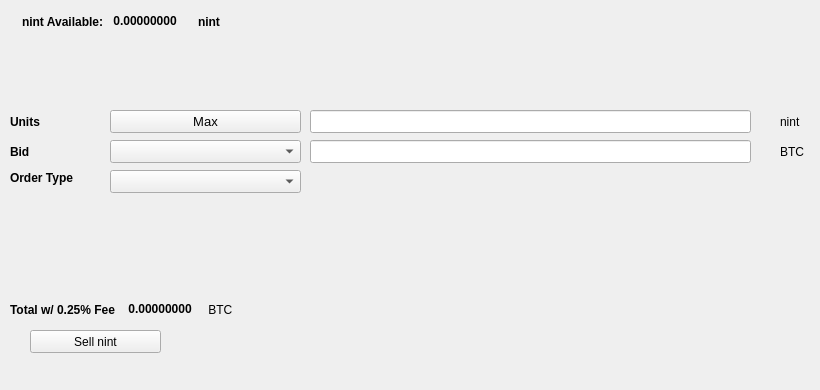
   <widget class="QWidget" name="SellTab">
    <attribute name="title">
     <string>Sell</string>
    </attribute>
    <widget class="QLabel" name="label_16">
     <property name="geometry">
      <rect>
       <x>780</x>
       <y>140</y>
       <width>31</width>
       <height>23</height>
      </rect>
     </property>
     <property name="text">
      <string>BTC</string>
     </property>
    </widget>
    <widget class="QComboBox" name="SellBidcomboBox">
     <property name="geometry">
      <rect>
       <x>110</x>
       <y>140</y>
       <width>191</width>
       <height>23</height>
      </rect>
     </property>
     <property name="font">
      <font>
       <pointsize>10</pointsize>
      </font>
     </property>
    </widget>
    <widget class="QLabel" name="label_18">
     <property name="geometry">
      <rect>
       <x>10</x>
       <y>110</y>
       <width>46</width>
       <height>23</height>
      </rect>
     </property>
     <property name="font">
      <font>
       <weight>75</weight>
       <bold>true</bold>
      </font>
     </property>
     <property name="text">
      <string>Units</string>
     </property>
    </widget>
    <widget class="QPushButton" name="Sell_Max_Amount">
     <property name="geometry">
      <rect>
       <x>110</x>
       <y>110</y>
       <width>191</width>
       <height>23</height>
      </rect>
     </property>
     <property name="font">
      <font>
       <pointsize>10</pointsize>
      </font>
     </property>
     <property name="text">
      <string>Max</string>
     </property>
    </widget>
    <widget class="QLabel" name="label_20">
     <property name="geometry">
      <rect>
       <x>10</x>
       <y>170</y>
       <width>91</width>
       <height>16</height>
      </rect>
     </property>
     <property name="font">
      <font>
       <weight>75</weight>
       <bold>true</bold>
      </font>
     </property>
     <property name="text">
      <string>Order Type</string>
     </property>
    </widget>
    <widget class="QComboBox" name="SellOrdertypeCombo">
     <property name="geometry">
      <rect>
       <x>110</x>
       <y>170</y>
       <width>191</width>
       <height>23</height>
      </rect>
     </property>
     <property name="font">
      <font>
       <pointsize>10</pointsize>
      </font>
     </property>
    </widget>
    <widget class="QLabel" name="label_21">
     <property name="geometry">
      <rect>
       <x>10</x>
       <y>140</y>
       <width>46</width>
       <height>23</height>
      </rect>
     </property>
     <property name="font">
      <font>
       <weight>75</weight>
       <bold>true</bold>
      </font>
     </property>
     <property name="text">
      <string>Bid</string>
     </property>
    </widget>
    <widget class="QLabel" name="label_22">
     <property name="geometry">
      <rect>
       <x>780</x>
       <y>110</y>
       <width>31</width>
       <height>23</height>
      </rect>
     </property>
     <property name="text">
      <string>nint</string>
     </property>
    </widget>
    <widget class="QLineEdit" name="UnitsInputECA">
     <property name="geometry">
      <rect>
       <x>310</x>
       <y>110</y>
       <width>441</width>
       <height>23</height>
      </rect>
     </property>
     <property name="font">
      <font>
       <pointsize>9</pointsize>
       <weight>75</weight>
       <bold>true</bold>
      </font>
     </property>
    </widget>
    <widget class="QLineEdit" name="SellBidPriceEdit">
     <property name="geometry">
      <rect>
       <x>310</x>
       <y>140</y>
       <width>441</width>
       <height>23</height>
      </rect>
     </property>
     <property name="font">
      <font>
       <pointsize>9</pointsize>
       <weight>75</weight>
       <bold>true</bold>
      </font>
     </property>
    </widget>
    <widget class="QPushButton" name="SellECABTN">
     <property name="geometry">
      <rect>
       <x>30</x>
       <y>330</y>
       <width>131</width>
       <height>23</height>
      </rect>
     </property>
     <property name="text">
      <string>Sell nint</string>
     </property>
     <property name="icon">
      <iconset resource="../nint">
       <normaloff>:/icons/bitcoin</normaloff>:/icons/bitcoin</iconset>
     </property>
    </widget>
    <widget class="QWidget" name="layoutWidget3">
     <property name="geometry">
      <rect>
       <x>22</x>
       <y>12</y>
       <width>258</width>
       <height>19</height>
      </rect>
     </property>
     <layout class="QHBoxLayout" name="horizontalLayout">
      <item>
       <widget class="QLabel" name="label232_2">
        <property name="font">
         <font>
          <weight>75</weight>
          <bold>true</bold>
         </font>
        </property>
        <property name="text">
         <string>nint Available:</string>
        </property>
       </widget>
      </item>
      <item>
       <widget class="QLabel" name="ECAAvailableLabel">
        <property name="palette">
         <palette>
          <active>
           <colorrole role="WindowText">
            <brush brushstyle="SolidPattern">
             <color alpha="255">
              <red>0</red>
              <green>0</green>
              <blue>0</blue>
             </color>
            </brush>
           </colorrole>
           <colorrole role="Button">
            <brush brushstyle="SolidPattern">
             <color alpha="255">
              <red>0</red>
              <green>170</green>
              <blue>0</blue>
             </color>
            </brush>
           </colorrole>
           <colorrole role="Light">
            <brush brushstyle="SolidPattern">
             <color alpha="255">
              <red>0</red>
              <green>255</green>
              <blue>0</blue>
             </color>
            </brush>
           </colorrole>
           <colorrole role="Midlight">
            <brush brushstyle="SolidPattern">
             <color alpha="255">
              <red>0</red>
              <green>212</green>
              <blue>0</blue>
             </color>
            </brush>
           </colorrole>
           <colorrole role="Dark">
            <brush brushstyle="SolidPattern">
             <color alpha="255">
              <red>0</red>
              <green>85</green>
              <blue>0</blue>
             </color>
            </brush>
           </colorrole>
           <colorrole role="Mid">
            <brush brushstyle="SolidPattern">
             <color alpha="255">
              <red>0</red>
              <green>113</green>
              <blue>0</blue>
             </color>
            </brush>
           </colorrole>
           <colorrole role="Text">
            <brush brushstyle="SolidPattern">
             <color alpha="255">
              <red>0</red>
              <green>170</green>
              <blue>0</blue>
             </color>
            </brush>
           </colorrole>
           <colorrole role="BrightText">
            <brush brushstyle="SolidPattern">
             <color alpha="255">
              <red>255</red>
              <green>255</green>
              <blue>255</blue>
             </color>
            </brush>
           </colorrole>
           <colorrole role="ButtonText">
            <brush brushstyle="SolidPattern">
             <color alpha="255">
              <red>0</red>
              <green>0</green>
              <blue>0</blue>
             </color>
            </brush>
           </colorrole>
           <colorrole role="Base">
            <brush brushstyle="SolidPattern">
             <color alpha="255">
              <red>255</red>
              <green>255</green>
              <blue>255</blue>
             </color>
            </brush>
           </colorrole>
           <colorrole role="Window">
            <brush brushstyle="SolidPattern">
             <color alpha="255">
              <red>0</red>
              <green>170</green>
              <blue>0</blue>
             </color>
            </brush>
           </colorrole>
           <colorrole role="Shadow">
            <brush brushstyle="SolidPattern">
             <color alpha="255">
              <red>0</red>
              <green>0</green>
              <blue>0</blue>
             </color>
            </brush>
           </colorrole>
           <colorrole role="AlternateBase">
            <brush brushstyle="SolidPattern">
             <color alpha="255">
              <red>127</red>
              <green>212</green>
              <blue>127</blue>
             </color>
            </brush>
           </colorrole>
           <colorrole role="ToolTipBase">
            <brush brushstyle="SolidPattern">
             <color alpha="255">
              <red>255</red>
              <green>255</green>
              <blue>220</blue>
             </color>
            </brush>
           </colorrole>
           <colorrole role="ToolTipText">
            <brush brushstyle="SolidPattern">
             <color alpha="255">
              <red>0</red>
              <green>0</green>
              <blue>0</blue>
             </color>
            </brush>
           </colorrole>
          </active>
          <inactive>
           <colorrole role="WindowText">
            <brush brushstyle="SolidPattern">
             <color alpha="255">
              <red>0</red>
              <green>0</green>
              <blue>0</blue>
             </color>
            </brush>
           </colorrole>
           <colorrole role="Button">
            <brush brushstyle="SolidPattern">
             <color alpha="255">
              <red>0</red>
              <green>170</green>
              <blue>0</blue>
             </color>
            </brush>
           </colorrole>
           <colorrole role="Light">
            <brush brushstyle="SolidPattern">
             <color alpha="255">
              <red>0</red>
              <green>255</green>
              <blue>0</blue>
             </color>
            </brush>
           </colorrole>
           <colorrole role="Midlight">
            <brush brushstyle="SolidPattern">
             <color alpha="255">
              <red>0</red>
              <green>212</green>
              <blue>0</blue>
             </color>
            </brush>
           </colorrole>
           <colorrole role="Dark">
            <brush brushstyle="SolidPattern">
             <color alpha="255">
              <red>0</red>
              <green>85</green>
              <blue>0</blue>
             </color>
            </brush>
           </colorrole>
           <colorrole role="Mid">
            <brush brushstyle="SolidPattern">
             <color alpha="255">
              <red>0</red>
              <green>113</green>
              <blue>0</blue>
             </color>
            </brush>
           </colorrole>
           <colorrole role="Text">
            <brush brushstyle="SolidPattern">
             <color alpha="255">
              <red>0</red>
              <green>170</green>
              <blue>0</blue>
             </color>
            </brush>
           </colorrole>
           <colorrole role="BrightText">
            <brush brushstyle="SolidPattern">
             <color alpha="255">
              <red>255</red>
              <green>255</green>
              <blue>255</blue>
             </color>
            </brush>
           </colorrole>
           <colorrole role="ButtonText">
            <brush brushstyle="SolidPattern">
             <color alpha="255">
              <red>0</red>
              <green>0</green>
              <blue>0</blue>
             </color>
            </brush>
           </colorrole>
           <colorrole role="Base">
            <brush brushstyle="SolidPattern">
             <color alpha="255">
              <red>255</red>
              <green>255</green>
              <blue>255</blue>
             </color>
            </brush>
           </colorrole>
           <colorrole role="Window">
            <brush brushstyle="SolidPattern">
             <color alpha="255">
              <red>0</red>
              <green>170</green>
              <blue>0</blue>
             </color>
            </brush>
           </colorrole>
           <colorrole role="Shadow">
            <brush brushstyle="SolidPattern">
             <color alpha="255">
              <red>0</red>
              <green>0</green>
              <blue>0</blue>
             </color>
            </brush>
           </colorrole>
           <colorrole role="AlternateBase">
            <brush brushstyle="SolidPattern">
             <color alpha="255">
              <red>127</red>
              <green>212</green>
              <blue>127</blue>
             </color>
            </brush>
           </colorrole>
           <colorrole role="ToolTipBase">
            <brush brushstyle="SolidPattern">
             <color alpha="255">
              <red>255</red>
              <green>255</green>
              <blue>220</blue>
             </color>
            </brush>
           </colorrole>
           <colorrole role="ToolTipText">
            <brush brushstyle="SolidPattern">
             <color alpha="255">
              <red>0</red>
              <green>0</green>
              <blue>0</blue>
             </color>
            </brush>
           </colorrole>
          </inactive>
          <disabled>
           <colorrole role="WindowText">
            <brush brushstyle="SolidPattern">
             <color alpha="255">
              <red>0</red>
              <green>85</green>
              <blue>0</blue>
             </color>
            </brush>
           </colorrole>
           <colorrole role="Button">
            <brush brushstyle="SolidPattern">
             <color alpha="255">
              <red>0</red>
              <green>170</green>
              <blue>0</blue>
             </color>
            </brush>
           </colorrole>
           <colorrole role="Light">
            <brush brushstyle="SolidPattern">
             <color alpha="255">
              <red>0</red>
              <green>255</green>
              <blue>0</blue>
             </color>
            </brush>
           </colorrole>
           <colorrole role="Midlight">
            <brush brushstyle="SolidPattern">
             <color alpha="255">
              <red>0</red>
              <green>212</green>
              <blue>0</blue>
             </color>
            </brush>
           </colorrole>
           <colorrole role="Dark">
            <brush brushstyle="SolidPattern">
             <color alpha="255">
              <red>0</red>
              <green>85</green>
              <blue>0</blue>
             </color>
            </brush>
           </colorrole>
           <colorrole role="Mid">
            <brush brushstyle="SolidPattern">
             <color alpha="255">
              <red>0</red>
              <green>113</green>
              <blue>0</blue>
             </color>
            </brush>
           </colorrole>
           <colorrole role="Text">
            <brush brushstyle="SolidPattern">
             <color alpha="255">
              <red>0</red>
              <green>85</green>
              <blue>0</blue>
             </color>
            </brush>
           </colorrole>
           <colorrole role="BrightText">
            <brush brushstyle="SolidPattern">
             <color alpha="255">
              <red>255</red>
              <green>255</green>
              <blue>255</blue>
             </color>
            </brush>
           </colorrole>
           <colorrole role="ButtonText">
            <brush brushstyle="SolidPattern">
             <color alpha="255">
              <red>0</red>
              <green>85</green>
              <blue>0</blue>
             </color>
            </brush>
           </colorrole>
           <colorrole role="Base">
            <brush brushstyle="SolidPattern">
             <color alpha="255">
              <red>0</red>
              <green>170</green>
              <blue>0</blue>
             </color>
            </brush>
           </colorrole>
           <colorrole role="Window">
            <brush brushstyle="SolidPattern">
             <color alpha="255">
              <red>0</red>
              <green>170</green>
              <blue>0</blue>
             </color>
            </brush>
           </colorrole>
           <colorrole role="Shadow">
            <brush brushstyle="SolidPattern">
             <color alpha="255">
              <red>0</red>
              <green>0</green>
              <blue>0</blue>
             </color>
            </brush>
           </colorrole>
           <colorrole role="AlternateBase">
            <brush brushstyle="SolidPattern">
             <color alpha="255">
              <red>0</red>
              <green>170</green>
              <blue>0</blue>
             </color>
            </brush>
           </colorrole>
           <colorrole role="ToolTipBase">
            <brush brushstyle="SolidPattern">
             <color alpha="255">
              <red>255</red>
              <green>255</green>
              <blue>220</blue>
             </color>
            </brush>
           </colorrole>
           <colorrole role="ToolTipText">
            <brush brushstyle="SolidPattern">
             <color alpha="255">
              <red>0</red>
              <green>0</green>
              <blue>0</blue>
             </color>
            </brush>
           </colorrole>
          </disabled>
         </palette>
        </property>
        <property name="font">
         <font>
          <weight>75</weight>
          <bold>true</bold>
         </font>
        </property>
        <property name="text">
         <string> 0.00000000 </string>
        </property>
        <property name="textInteractionFlags">
         <set>Qt::LinksAccessibleByMouse|Qt::TextSelectableByKeyboard|Qt::TextSelectableByMouse</set>
        </property>
       </widget>
      </item>
      <item>
       <widget class="QLabel" name="labelECA">
        <property name="font">
         <font>
          <weight>75</weight>
          <bold>true</bold>
         </font>
        </property>
        <property name="text">
         <string>nint</string>
        </property>
       </widget>
      </item>
     </layout>
    </widget>
    <widget class="QWidget" name="layoutWidget">
     <property name="geometry">
      <rect>
       <x>10</x>
       <y>300</y>
       <width>268</width>
       <height>19</height>
      </rect>
     </property>
     <layout class="QHBoxLayout" name="horizontalLayout_2">
      <item>
       <widget class="QLabel" name="label_19">
        <property name="font">
         <font>
          <weight>75</weight>
          <bold>true</bold>
         </font>
        </property>
        <property name="text">
         <string>Total w/ 0.25% Fee </string>
        </property>
       </widget>
      </item>
      <item>
       <widget class="QLabel" name="SellCostLabel">
        <property name="palette">
         <palette>
          <active>
           <colorrole role="WindowText">
            <brush brushstyle="SolidPattern">
             <color alpha="255">
              <red>0</red>
              <green>0</green>
              <blue>0</blue>
             </color>
            </brush>
           </colorrole>
           <colorrole role="Button">
            <brush brushstyle="SolidPattern">
             <color alpha="255">
              <red>0</red>
              <green>170</green>
              <blue>0</blue>
             </color>
            </brush>
           </colorrole>
           <colorrole role="Light">
            <brush brushstyle="SolidPattern">
             <color alpha="255">
              <red>0</red>
              <green>255</green>
              <blue>0</blue>
             </color>
            </brush>
           </colorrole>
           <colorrole role="Midlight">
            <brush brushstyle="SolidPattern">
             <color alpha="255">
              <red>0</red>
              <green>212</green>
              <blue>0</blue>
             </color>
            </brush>
           </colorrole>
           <colorrole role="Dark">
            <brush brushstyle="SolidPattern">
             <color alpha="255">
              <red>0</red>
              <green>85</green>
              <blue>0</blue>
             </color>
            </brush>
           </colorrole>
           <colorrole role="Mid">
            <brush brushstyle="SolidPattern">
             <color alpha="255">
              <red>0</red>
              <green>113</green>
              <blue>0</blue>
             </color>
            </brush>
           </colorrole>
           <colorrole role="Text">
            <brush brushstyle="SolidPattern">
             <color alpha="255">
              <red>0</red>
              <green>170</green>
              <blue>0</blue>
             </color>
            </brush>
           </colorrole>
           <colorrole role="BrightText">
            <brush brushstyle="SolidPattern">
             <color alpha="255">
              <red>255</red>
              <green>255</green>
              <blue>255</blue>
             </color>
            </brush>
           </colorrole>
           <colorrole role="ButtonText">
            <brush brushstyle="SolidPattern">
             <color alpha="255">
              <red>0</red>
              <green>0</green>
              <blue>0</blue>
             </color>
            </brush>
           </colorrole>
           <colorrole role="Base">
            <brush brushstyle="SolidPattern">
             <color alpha="255">
              <red>255</red>
              <green>255</green>
              <blue>255</blue>
             </color>
            </brush>
           </colorrole>
           <colorrole role="Window">
            <brush brushstyle="SolidPattern">
             <color alpha="255">
              <red>0</red>
              <green>170</green>
              <blue>0</blue>
             </color>
            </brush>
           </colorrole>
           <colorrole role="Shadow">
            <brush brushstyle="SolidPattern">
             <color alpha="255">
              <red>0</red>
              <green>0</green>
              <blue>0</blue>
             </color>
            </brush>
           </colorrole>
           <colorrole role="AlternateBase">
            <brush brushstyle="SolidPattern">
             <color alpha="255">
              <red>127</red>
              <green>212</green>
              <blue>127</blue>
             </color>
            </brush>
           </colorrole>
           <colorrole role="ToolTipBase">
            <brush brushstyle="SolidPattern">
             <color alpha="255">
              <red>255</red>
              <green>255</green>
              <blue>220</blue>
             </color>
            </brush>
           </colorrole>
           <colorrole role="ToolTipText">
            <brush brushstyle="SolidPattern">
             <color alpha="255">
              <red>0</red>
              <green>0</green>
              <blue>0</blue>
             </color>
            </brush>
           </colorrole>
          </active>
          <inactive>
           <colorrole role="WindowText">
            <brush brushstyle="SolidPattern">
             <color alpha="255">
              <red>0</red>
              <green>0</green>
              <blue>0</blue>
             </color>
            </brush>
           </colorrole>
           <colorrole role="Button">
            <brush brushstyle="SolidPattern">
             <color alpha="255">
              <red>0</red>
              <green>170</green>
              <blue>0</blue>
             </color>
            </brush>
           </colorrole>
           <colorrole role="Light">
            <brush brushstyle="SolidPattern">
             <color alpha="255">
              <red>0</red>
              <green>255</green>
              <blue>0</blue>
             </color>
            </brush>
           </colorrole>
           <colorrole role="Midlight">
            <brush brushstyle="SolidPattern">
             <color alpha="255">
              <red>0</red>
              <green>212</green>
              <blue>0</blue>
             </color>
            </brush>
           </colorrole>
           <colorrole role="Dark">
            <brush brushstyle="SolidPattern">
             <color alpha="255">
              <red>0</red>
              <green>85</green>
              <blue>0</blue>
             </color>
            </brush>
           </colorrole>
           <colorrole role="Mid">
            <brush brushstyle="SolidPattern">
             <color alpha="255">
              <red>0</red>
              <green>113</green>
              <blue>0</blue>
             </color>
            </brush>
           </colorrole>
           <colorrole role="Text">
            <brush brushstyle="SolidPattern">
             <color alpha="255">
              <red>0</red>
              <green>170</green>
              <blue>0</blue>
             </color>
            </brush>
           </colorrole>
           <colorrole role="BrightText">
            <brush brushstyle="SolidPattern">
             <color alpha="255">
              <red>255</red>
              <green>255</green>
              <blue>255</blue>
             </color>
            </brush>
           </colorrole>
           <colorrole role="ButtonText">
            <brush brushstyle="SolidPattern">
             <color alpha="255">
              <red>0</red>
              <green>0</green>
              <blue>0</blue>
             </color>
            </brush>
           </colorrole>
           <colorrole role="Base">
            <brush brushstyle="SolidPattern">
             <color alpha="255">
              <red>255</red>
              <green>255</green>
              <blue>255</blue>
             </color>
            </brush>
           </colorrole>
           <colorrole role="Window">
            <brush brushstyle="SolidPattern">
             <color alpha="255">
              <red>0</red>
              <green>170</green>
              <blue>0</blue>
             </color>
            </brush>
           </colorrole>
           <colorrole role="Shadow">
            <brush brushstyle="SolidPattern">
             <color alpha="255">
              <red>0</red>
              <green>0</green>
              <blue>0</blue>
             </color>
            </brush>
           </colorrole>
           <colorrole role="AlternateBase">
            <brush brushstyle="SolidPattern">
             <color alpha="255">
              <red>127</red>
              <green>212</green>
              <blue>127</blue>
             </color>
            </brush>
           </colorrole>
           <colorrole role="ToolTipBase">
            <brush brushstyle="SolidPattern">
             <color alpha="255">
              <red>255</red>
              <green>255</green>
              <blue>220</blue>
             </color>
            </brush>
           </colorrole>
           <colorrole role="ToolTipText">
            <brush brushstyle="SolidPattern">
             <color alpha="255">
              <red>0</red>
              <green>0</green>
              <blue>0</blue>
             </color>
            </brush>
           </colorrole>
          </inactive>
          <disabled>
           <colorrole role="WindowText">
            <brush brushstyle="SolidPattern">
             <color alpha="255">
              <red>0</red>
              <green>85</green>
              <blue>0</blue>
             </color>
            </brush>
           </colorrole>
           <colorrole role="Button">
            <brush brushstyle="SolidPattern">
             <color alpha="255">
              <red>0</red>
              <green>170</green>
              <blue>0</blue>
             </color>
            </brush>
           </colorrole>
           <colorrole role="Light">
            <brush brushstyle="SolidPattern">
             <color alpha="255">
              <red>0</red>
              <green>255</green>
              <blue>0</blue>
             </color>
            </brush>
           </colorrole>
           <colorrole role="Midlight">
            <brush brushstyle="SolidPattern">
             <color alpha="255">
              <red>0</red>
              <green>212</green>
              <blue>0</blue>
             </color>
            </brush>
           </colorrole>
           <colorrole role="Dark">
            <brush brushstyle="SolidPattern">
             <color alpha="255">
              <red>0</red>
              <green>85</green>
              <blue>0</blue>
             </color>
            </brush>
           </colorrole>
           <colorrole role="Mid">
            <brush brushstyle="SolidPattern">
             <color alpha="255">
              <red>0</red>
              <green>113</green>
              <blue>0</blue>
             </color>
            </brush>
           </colorrole>
           <colorrole role="Text">
            <brush brushstyle="SolidPattern">
             <color alpha="255">
              <red>0</red>
              <green>85</green>
              <blue>0</blue>
             </color>
            </brush>
           </colorrole>
           <colorrole role="BrightText">
            <brush brushstyle="SolidPattern">
             <color alpha="255">
              <red>255</red>
              <green>255</green>
              <blue>255</blue>
             </color>
            </brush>
           </colorrole>
           <colorrole role="ButtonText">
            <brush brushstyle="SolidPattern">
             <color alpha="255">
              <red>0</red>
              <green>85</green>
              <blue>0</blue>
             </color>
            </brush>
           </colorrole>
           <colorrole role="Base">
            <brush brushstyle="SolidPattern">
             <color alpha="255">
              <red>0</red>
              <green>170</green>
              <blue>0</blue>
             </color>
            </brush>
           </colorrole>
           <colorrole role="Window">
            <brush brushstyle="SolidPattern">
             <color alpha="255">
              <red>0</red>
              <green>170</green>
              <blue>0</blue>
             </color>
            </brush>
           </colorrole>
           <colorrole role="Shadow">
            <brush brushstyle="SolidPattern">
             <color alpha="255">
              <red>0</red>
              <green>0</green>
              <blue>0</blue>
             </color>
            </brush>
           </colorrole>
           <colorrole role="AlternateBase">
            <brush brushstyle="SolidPattern">
             <color alpha="255">
              <red>0</red>
              <green>170</green>
              <blue>0</blue>
             </color>
            </brush>
           </colorrole>
           <colorrole role="ToolTipBase">
            <brush brushstyle="SolidPattern">
             <color alpha="255">
              <red>255</red>
              <green>255</green>
              <blue>220</blue>
             </color>
            </brush>
           </colorrole>
           <colorrole role="ToolTipText">
            <brush brushstyle="SolidPattern">
             <color alpha="255">
              <red>0</red>
              <green>0</green>
              <blue>0</blue>
             </color>
            </brush>
           </colorrole>
          </disabled>
         </palette>
        </property>
        <property name="font">
         <font>
          <weight>75</weight>
          <bold>true</bold>
         </font>
        </property>
        <property name="autoFillBackground">
         <bool>false</bool>
        </property>
        <property name="text">
         <string> 0.00000000</string>
        </property>
        <property name="textInteractionFlags">
         <set>Qt::LinksAccessibleByMouse|Qt::TextSelectableByMouse</set>
        </property>
       </widget>
      </item>
      <item>
       <widget class="QLabel" name="label_17">
        <property name="font">
         <font>
          <weight>50</weight>
          <bold>false</bold>
         </font>
        </property>
        <property name="text">
         <string> BTC</string>
        </property>
       </widget>
      </item>
     </layout>
    </widget>
    <widget class="QLabel" name="label_23">
     <property name="geometry">
      <rect>
       <x>460</x>
       <y>300</y>
       <width>281</width>
       <height>81</height>
      </rect>
     </property>
     <property name="text">
      <string/>
     </property>
     <property name="pixmap">
      <pixmap>:/images/bittrex</pixmap>
     </property>
    </widget>
   </widget>
